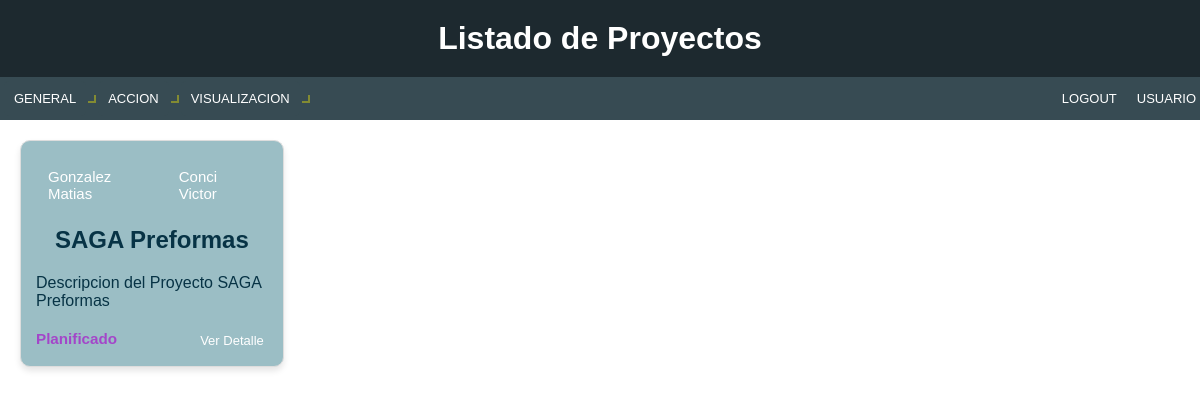
/Projects/cards-list/, run on the app's committed database.
### Projects/models.py (models this page shows, shortened)
class Tarjeta(models.Model):
    class Tipo(models.TextChoices):
        planificado = 'Planificado', 'Planificado'
        en_curso = 'En Curso', 'En Curso'
        finalizado = 'Finalizado', 'Finalizado'
    lider = models.ForeignKey(Lider, on_delete=models.CASCADE,related_name='tarjetas')
    sponsor = models.ForeignKey(Sponsor, on_delete=models.CASCADE,related_name='tarjetas')
    titulo = models.CharField(max_length=50)
    descripcion = models.CharField(max_length=200)
    fecha_inicio = models.DateField(default=datetime.now)
    fecha_fin = models.DateField(default=datetime.now)
    estado = models.CharField(
        max_length=11,
        choices=Tipo.choices,
        default=Tipo.planificado,
    )

class Lider(models.Model):
    nombre = models.CharField(max_length=20)
    def __str__(self):
        return f"{self.nombre}"

class Sponsor(models.Model):
    nombre = models.CharField(max_length=20)
    def __str__(self):
        return f"{self.nombre}"

### Projects/views.py (the view)
# urls.py: path("cards-list/", TarjetaListView.as_view(), name="list_cards"),
class TarjetaListView(ListView):
    model = Tarjeta
    template_name = "Projects/cards/list_cards.html"
    context_object_name = "TARJETAS_LIST"

### Projects/templates/Projects/cards/list_cards.html (shortened to what this page needs)
{% extends 'Projects/base.html' %} {% load static %}  {%block h1%}
<h1>Listado de Proyectos</h1>
{% endblock%} {% block nav %}
<link
  rel="stylesheet"
  href="{% static 'Projects/css/styles_list_cards.css' %} "
/>
<div class="left-menu">
  <div class="dropdown">
    <button class="dropbtn">GENERAL</button>
  </div>
  <div class="dropdown">
    <button class="dropbtn">ACCION</button>
  </div>
  <div class="dropdown">
    <button class="dropbtn">VISUALIZACION</button>
  </div>
</div>
<div class="right-menu">
  <ul>
    <li><a href="">LOGOUT</a></li>
  </ul>
  <ul>
    <li><a href="">USUARIO</a></li>
  </ul>
</div>
{% endblock%} {% block content %}
<div class="card-container">
  {% for tarjeta in TARJETAS_LIST %}
  <div class="card">
    <div class="card-header">
      <a href="{% url 'filter_lider' tarjeta.lider.nombre %}" class="tag"
        >{{ tarjeta.lider }}</a
      >
      <a href="{% url 'filter_sponsor' tarjeta.sponsor.nombre %}" class="tag"
        >{{ tarjeta.sponsor }}</a
      >
    </div>
    <h2>{{ tarjeta.titulo }}</h2>
    <p>{{ tarjeta.descripcion }}</p>
    <div class="card-footer">
      <h3 data-estado="{{ tarjeta.estado }}">{{ tarjeta.estado }}</h3>
      <a href="{% url 'detail_cards' tarjeta.id %}" class="btn-detail"
        >Ver Detalle</a
      >
    </div>
  </div>
  {% empty %}
  <p>No hay proyectos disponibles.</p>
  {% endfor %}
</div>
{% endblock content %}

### Projects/static/Projects/css/styles_title.css (style rules this page uses)
* { margin: 0; padding: 0; box-sizing: border-box; }
.left-menu { display: flex; }
.right-menu { display: flex; }
nav ul { list-style-type: none; display: flex; justify-content: flex-end; font-size: 13px; }
nav li { margin-left: 20px; cursor: pointer; }
nav a { color: #fff; text-decoration: none; }
.dropdown { position: relative; display: inline-block; }
.left-menu .dropdown { margin-right: 12px; }
.dropbtn { background-color: #374b53; color: #fff; padding: 10px; font-size: 13px; border: none; cursor: pointer; border-radius: 5px; transition: background-color 0.3s ease-in-out; position: relative; }
.dropbtn::after { content: ""; position: absolute; top: 50%; right: -10px; transform: translateY(-50%); border: solid rgb(131, 139, 50); border-width: 0 2px 2px 0; display: inline-block; padding: 3px; transition: transform 0.3s ease-in-out; }

### Projects/static/Projects/css/styles_list_cards.css (style rules this page uses)
* { font-family: sans-serif; }
.card-container { display: grid; grid-template-columns: repeat(auto-fill, minmax(200px, 1fr)); gap: 35px; padding: 20px; }
.card { border: 1px solid #ddd; border-radius: 10px; background-color: #9bbec5; padding: 15px; box-shadow: 0 4px 6px rgba(0, 0, 0, 0.1); transition: transform 0.3s ease-in-out; }
@media (min-width: 768px) { .card-container { grid-template-columns: repeat(4, 1fr); } }
.card-header { display: flex; justify-content: space-between; margin-bottom: 12px; }
.tag { font-size: 15px; color: #fff; padding: 12px 12px; border-radius: 5px; background-color: transparent; text-decoration: none; }
.card h2 { margin-bottom: 20px; text-align: center; color: #073345; }
.card p { margin-bottom: 20px; color: #073345; }
.card-footer { display: flex; justify-content: space-between; font-size: 13px; }
.card h3 { color: rgb( 128, 26, 0 ); }
.card h3[data-estado="Planificado"] { color: rgba(167, 25, 202, 0.726); }
.btn-detail { color: #fff; padding: 3px 4px; border-radius: 5px; text-decoration: none; }

### data on the page
Tarjeta: lider "Gonzalez Matias", sponsor "Conci Victor", titulo "SAGA Preformas", descripcion "Descripcion del Proyecto SAGA Preformas", estado "Planificado"
